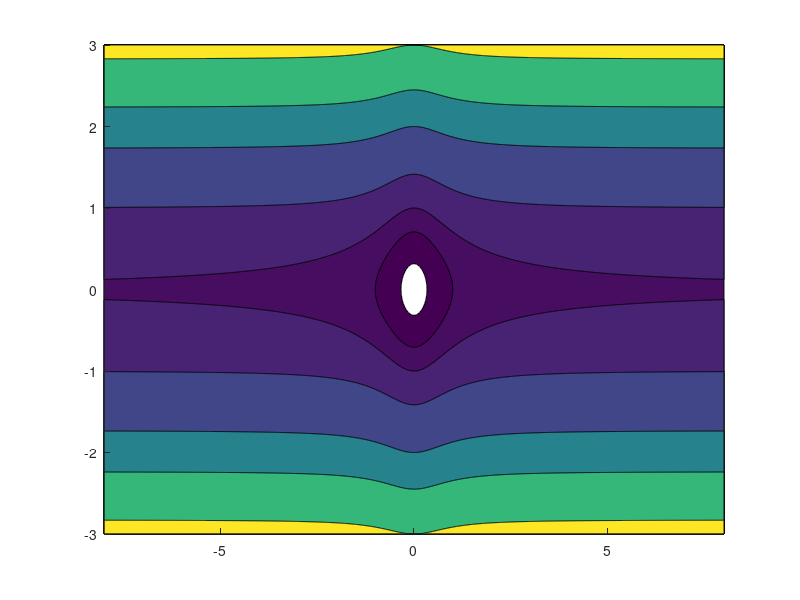

Source code (MATLAB): (Note: this script raises an error after producing the figure.)
% example for equestion in 3 stability
% Why do we need the radial unboundedness condition to show global asymptotic stability?

h4=figure;

x=-8:0.01:8;
y=-3:0.01:3;
[X,Y]=meshgrid(x,y);
V=X.*X./(1+X.*X)+Y.*Y;
contourf(X,Y,V,[0.1,0.5,1,2,4,6,9,12],"ShowText",true,"LabelFormat",@mylabelfun)
axis equal
colormap summer
xlabel("x_1")
ylabel("x_2")
set(h4,'PaperSize',[20 10]); %set the paper size to what you want  
print(h4,'lyapunov_function','-dpdf',"-fillpage") % then print it

function labels = mylabelfun(vals)
labels = vals ;
labels(vals == 0) = "0 m";
end